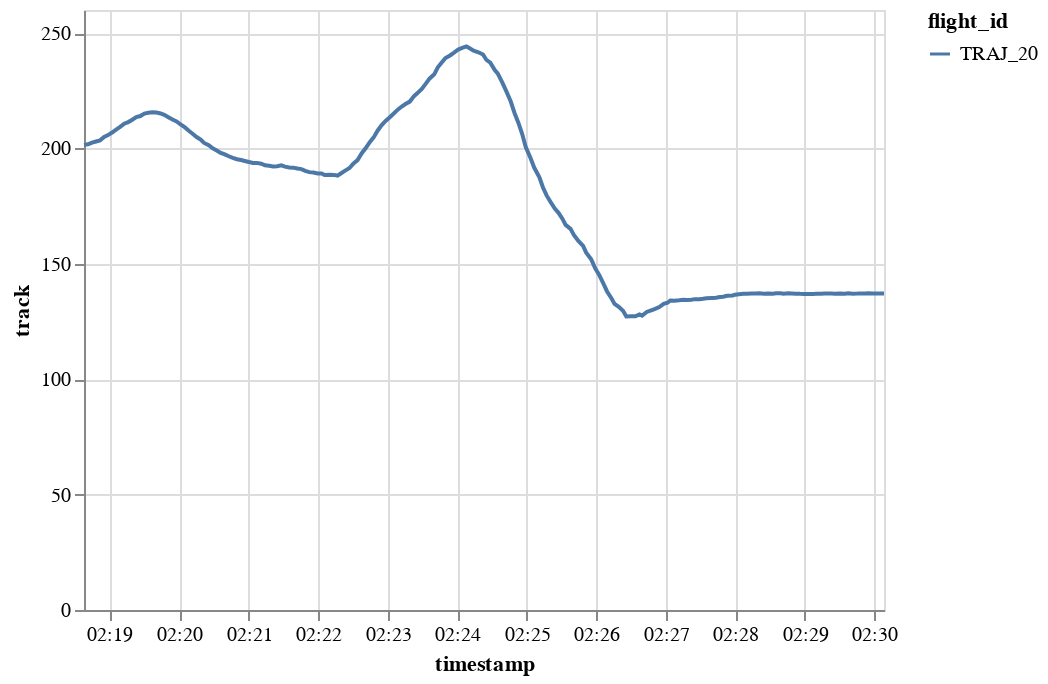

Notebook code for this chart:
### Code cell
generated.chart().encode(alt.Y("track"), alt.X("timestamp"), alt.Color("flight_id"))

### Figure 1 — Vega-Lite specification as saved in the notebook (floating-point values rounded to 4 significant figures; data arrays with more than 128 entries replaced by an {"elided": "..."} marker saying what was removed)
{"config": {"view": {"continuousWidth": 400, "continuousHeight": 300}}, "data": {"name": "data-f1be7f29b042227812fed4e8a1a1d1dd"}, "mark": "line", "encoding": {"color": {"type": "nominal", "field": "flight_id"}, "x": {"type": "temporal", "field": "timestamp"}, "y": {"type": "quantitative", "field": "track"}}, "$schema": "https://vega.github.io/schema/vega-lite/v4.8.1.json", "datasets": {"data-f1be7f29b042227812fed4e8a1a1d1dd": {"elided": "200 records"}}}
